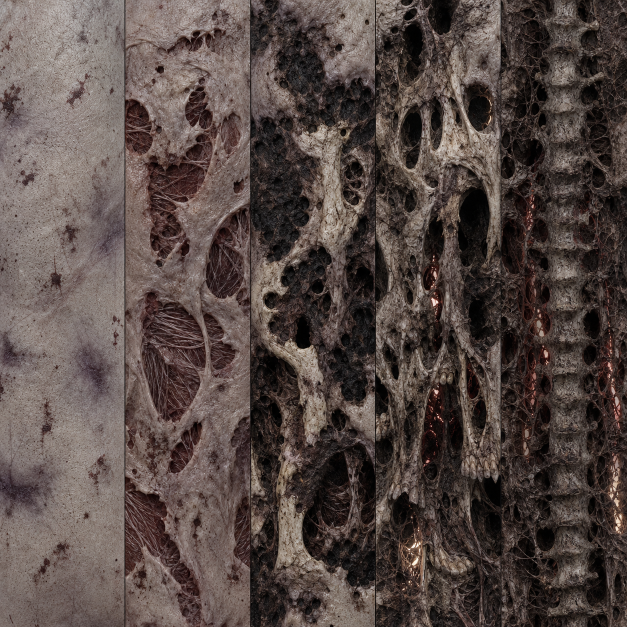
#> input picture docs/art/rework_body/rework_body_material_reference.png, 1254 x 1254 px (shown at 1/2 size)
$ python prepare_rework_body_art.py
#> lines starting #> are read from the running program, lines starting #| are printed output that depends on the picture
from __future__ import annotations

import math
import random
from pathlib import Path

from PIL import Image, ImageDraw, ImageEnhance, ImageFilter, ImageOps


ROOT = Path(__file__).resolve().parents[1]
REFERENCE = ROOT / "docs/art/rework_body/rework_body_material_reference.png"
OUTPUT = ROOT / "src/main/resources/assets/thefourthfrequency/textures/entity"
GUIDE = ROOT / "docs/art/rework_body/rework_body_uv_guide.png"
SIZE = 256

# ReworkBodyModel uses a 128x128 virtual canvas over a 256x256 resource.
# These rectangles are the doubled, physical-pixel envelopes of its UV islands.
UV_REGIONS = {
    "torso": (0, 0, 54, 48),
    "pelvis": (56, 0, 110, 28),
    "neck": (112, 0, 140, 30),
    "head": (140, 0, 190, 34),
    "jaw": (192, 0, 246, 22),
    "inner jaw": (192, 24, 246, 48),
    "face plates": (140, 40, 246, 66),
    "normal arms": (0, 64, 98, 110),
    "legs": (0, 112, 100, 166),
    "ribs": (128, 128, 198, 222),
    "spine": (198, 128, 252, 202),
    "back arms": (0, 168, 126, 254),
}

PROFILES = {
    1: dict(head_width=4.5, head_depth=4.2, head_height=6.2, jaw_height=2.02),
    2: dict(head_width=5.0, head_depth=4.5, head_height=6.2, jaw_height=2.24),
    3: dict(head_width=5.2, head_depth=4.8, head_height=6.2, jaw_height=2.46),
    4: dict(head_width=5.8, head_depth=5.2, head_height=7.0, jaw_height=2.68),
    5: dict(head_width=6.2, head_depth=5.6, head_height=7.8, jaw_height=2.90),
}

PALETTES = {
    1: ((24, 20, 22), (158, 154, 151), (216, 207, 191)),
    2: ((27, 17, 18), (143, 126, 124), (205, 186, 168)),
    3: ((18, 16, 17), (113, 100, 98), (191, 174, 147)),
    4: ((15, 12, 13), (106, 84, 79), (184, 164, 139)),
    5: ((12, 10, 11), (89, 70, 68), (172, 151, 125)),
}


def material_panel(reference: Image.Image, stage: int) -> Image.Image:
    left = round(reference.width * (stage - 1) / 5)
    right = round(reference.width * stage / 5)
    return reference.crop((left, 0, right, reference.height))


def crop_texture(panel: Image.Image, rng: random.Random, width: int, height: int) -> Image.Image:
    crop_width = rng.randint(max(40, panel.width // 3), panel.width)
    crop_height = rng.randint(max(80, panel.height // 7), max(81, panel.height // 2))
    left = rng.randint(0, max(0, panel.width - crop_width))
    top = rng.randint(0, max(0, panel.height - crop_height))
    patch = panel.crop((left, top, left + crop_width, top + crop_height))
    if rng.random() < 0.5:
        patch = ImageOps.mirror(patch)
    if rng.random() < 0.25:
        patch = ImageOps.flip(patch)
    return patch.resize((width, height), Image.Resampling.LANCZOS)


def material_atlas(panel: Image.Image, stage: int) -> Image.Image:
    rng = random.Random(4109 + stage * 997)
    quilt = Image.new("RGB", (SIZE, SIZE))
    tile = 64
    for y in range(0, SIZE, tile):
        for x in range(0, SIZE, tile):
            quilt.paste(crop_texture(panel, rng, tile, tile), (x, y))
    quilt = quilt.filter(ImageFilter.GaussianBlur(0.45))
    gray = ImageOps.grayscale(quilt)
    black, middle, white = PALETTES[stage]
    colored = ImageOps.colorize(gray, black=black, mid=middle, white=white,
                                 blackpoint=7, whitepoint=247, midpoint=122)
    colored = Image.blend(colored, quilt, 0.25 if stage < 3 else 0.18)
    colored = ImageEnhance.Contrast(colored).enhance(1.13)
    colored = ImageEnhance.Sharpness(colored).enhance(1.18)

    # Re-project a distinct source crop into every semantic UV group. This both
    # breaks recognisable source anatomy and keeps neighboring cube faces coherent.
    for index, rect in enumerate(UV_REGIONS.values()):
        x0, y0, x1, y1 = rect
        patch = crop_texture(panel, random.Random(9001 + stage * 131 + index * 17), x1 - x0, y1 - y0)
        patch_gray = ImageOps.grayscale(patch)
        patch = ImageOps.colorize(patch_gray, black=black, mid=middle, white=white,
                                  blackpoint=5, whitepoint=248, midpoint=125)
        colored.paste(Image.blend(colored.crop(rect), patch, 0.42), rect)
    return colored.convert("RGBA")


def jagged_line(draw: ImageDraw.ImageDraw, rng: random.Random, bounds: tuple[int, int, int, int],
                fill: tuple[int, int, int, int], width: int = 1, segments: int = 5) -> None:
    x0, y0, x1, y1 = bounds
    start_x = rng.randint(x0, max(x0, x1 - 1))
    start_y = rng.randint(y0, max(y0, y1 - 1))
    angle = rng.random() * math.tau
    length = max(4.0, min(x1 - x0, y1 - y0) * rng.uniform(0.45, 0.90))
    points = [(start_x, start_y)]
    for index in range(1, segments + 1):
        distance = length * index / segments
        px = start_x + math.cos(angle) * distance + rng.uniform(-2.0, 2.0)
        py = start_y + math.sin(angle) * distance + rng.uniform(-2.0, 2.0)
        points.append((max(x0, min(x1 - 1, int(px))), max(y0, min(y1 - 1, int(py)))))
    draw.line(points, fill=fill, width=width, joint="curve")


def decorate_region(base: Image.Image, stage: int, name: str,
                    rect: tuple[int, int, int, int], seed: int) -> None:
    rng = random.Random(seed)
    x0, y0, x1, y1 = rect
    width, height = x1 - x0, y1 - y0
    layer = Image.new("RGBA", (width, height), (0, 0, 0, 0))
    draw = ImageDraw.Draw(layer, "RGBA")

    # Cold bruising remains around all articulation islands, strongest early on.
    bruise_count = 2 + (1 if name in {"normal arms", "legs", "back arms"} else 0)
    for _ in range(bruise_count):
        radius_x = rng.randint(3, max(3, min(10, width // 3)))
        radius_y = rng.randint(2, max(2, min(7, height // 3)))
        cx, cy = rng.randrange(width), rng.randrange(height)
        draw.ellipse((cx - radius_x, cy - radius_y, cx + radius_x, cy + radius_y),
                     fill=(53, 32, 65, 28 + max(0, 4 - stage) * 5))

    # Dried blood and torn fascia increase monotonically with the form stage.
    for _ in range(stage + (2 if name in {"torso", "head", "jaw"} else 0)):
        jagged_line(draw, rng, (1, 1, max(2, width - 1), max(2, height - 1)),
                    (70 + stage * 5, 18, 16, 75 + stage * 9), width=1 + stage // 3)
        if stage >= 2:
            jagged_line(draw, rng, (1, 1, max(2, width - 1), max(2, height - 1)),
                        (116, 29, 26, 42 + stage * 8), width=1)

    if stage >= 3:
        for _ in range(stage - 1):
            radius_x = rng.randint(2, max(2, min(8, width // 4)))
            radius_y = rng.randint(2, max(2, min(6, height // 4)))
            cx, cy = rng.randrange(width), rng.randrange(height)
            draw.ellipse((cx - radius_x, cy - radius_y, cx + radius_x, cy + radius_y),
                         fill=(12, 11, 12, 105 + stage * 12))
        if name in {"ribs", "spine", "face plates", "back arms"}:
            for _ in range(stage - 2):
                cx, cy = rng.randrange(width), rng.randrange(height)
                draw.rounded_rectangle((cx - 2, cy - 5, cx + 2, cy + 5), radius=1,
                                       fill=(181, 163, 129, 125), outline=(72, 47, 38, 130))

    layer = layer.filter(ImageFilter.GaussianBlur(0.35))
    base.alpha_composite(layer, (x0, y0))


def face_coordinates(stage: int) -> dict[str, tuple[int, int, int, int]]:
    profile = PROFILES[stage]
    head_depth = profile["head_depth"]
    head_width = profile["head_width"]
    head_height = profile["head_height"]
    jaw_depth = head_depth * 0.82
    jaw_width = head_width
    jaw_height = profile["jaw_height"]
    return {
        "head_front": (
            round((70 + head_depth) * 2), round(head_depth * 2),
            round((70 + head_depth + head_width) * 2), round((head_depth + head_height) * 2),
        ),
        "jaw_front": (
            round((96 + jaw_depth) * 2), round(jaw_depth * 2),
            round((96 + jaw_depth + jaw_width) * 2), round((jaw_depth + jaw_height) * 2),
        ),
        "inner_front": (
            round((96 + head_depth * 0.55) * 2), round((12 + head_depth * 0.55) * 2),
            round((96 + head_depth * 0.55 + head_width * 0.72) * 2),
            round((12 + head_depth * 0.55 + max(1.2, jaw_height * 0.58)) * 2),
        ),
    }


def paint_face(base: Image.Image, stage: int) -> None:
    coords = face_coordinates(stage)
    draw = ImageDraw.Draw(base, "RGBA")
    x0, y0, x1, y1 = coords["head_front"]
    face_width = max(4, x1 - x0)
    face_height = max(6, y1 - y0)
    eye_y = y0 + max(2, face_height // 3)
    eye_rx = max(1, face_width // 8)
    eye_ry = max(1, face_height // 7)
    for eye_x in (x0 + face_width // 3, x0 + face_width * 2 // 3):
        draw.ellipse((eye_x - eye_rx, eye_y - eye_ry, eye_x + eye_rx, eye_y + eye_ry),
                     fill=(9, 8, 10, 225), outline=(61, 29, 38, 210))
    if stage >= 3:
        draw.line((x0 + face_width // 2, y0 + 1, x0 + face_width // 2 - stage % 2,
                   y1 - 1), fill=(31, 13, 14, 205), width=1 + stage // 4)

    jx0, jy0, jx1, jy1 = coords["jaw_front"]
    mouth_y = (jy0 + jy1) // 2
    draw.line((jx0 + 1, mouth_y, jx1 - 1, mouth_y + (stage % 2)),
              fill=(39, 7, 8, 235), width=max(1, stage // 2))
    tooth_count = 3 + stage
    for index in range(tooth_count):
        tooth_x = jx0 + 1 + index * max(1, (jx1 - jx0 - 2) // max(1, tooth_count - 1))
        draw.point((tooth_x, mouth_y), fill=(184, 166, 130, 225))
    if stage >= 4:
        ix0, iy0, ix1, iy1 = coords["inner_front"]
        draw.rectangle((ix0, iy0, ix1, iy1), fill=(28, 7, 8, 185))
        draw.line((ix0 + 1, (iy0 + iy1) // 2, ix1 - 1, (iy0 + iy1) // 2),
                  fill=(171, 152, 118, 185), width=1)


def create_emissive(stage: int) -> Image.Image:
    if stage not in (4, 5):
        raise ValueError("Only stages 4 and 5 have emissive masks")
    coords = face_coordinates(stage)
    core = Image.new("RGBA", (SIZE, SIZE), (0, 0, 0, 0))
    draw = ImageDraw.Draw(core, "RGBA")
    x0, y0, x1, y1 = coords["head_front"]
    width, height = x1 - x0, y1 - y0
    eye_y = y0 + max(2, height // 3)
    for eye_x in (x0 + width // 3, x0 + width * 2 // 3):
        draw.ellipse((eye_x - 1, eye_y - 1, eye_x + 1, eye_y + 1),
                     fill=(93, 17, 14, 82 if stage == 4 else 96))

    jx0, jy0, jx1, jy1 = coords["jaw_front"]
    mouth_y = (jy0 + jy1) // 2
    draw.line((jx0 + 1, mouth_y, (jx0 + jx1) // 2, mouth_y + 1, jx1 - 1, mouth_y),
              fill=(108, 25, 18, 100 if stage == 4 else 116), width=1)
    ix0, iy0, ix1, iy1 = coords["inner_front"]
    draw.line((ix0 + 1, (iy0 + iy1) // 2, ix1 - 1, (iy0 + iy1) // 2),
              fill=(143, 127, 95, 76 if stage == 4 else 92), width=1)

    if stage == 5:
        # Each short mark falls inside one of the exposed-spine cube UV islands.
        for index in range(9):
            sx = 202 + (index % 4) * 10
            sy = 132 + (index // 4) * 12
            draw.line((sx, sy, sx + 3, sy + 5), fill=(139, 124, 92, 78), width=1)
        # Sparse subcutaneous fissures on the torso front, never a solid glow area.
        draw.line((12, 14, 17, 20, 14, 27, 20, 35), fill=(92, 15, 12, 80), width=1)
        draw.line((29, 10, 25, 18, 31, 25), fill=(119, 27, 18, 62), width=1)

    halo = core.filter(ImageFilter.GaussianBlur(1.15))
    halo_alpha = halo.getchannel("A").point(lambda value: min(45, round(value * 0.38)))
    halo.putalpha(halo_alpha)
    return Image.alpha_composite(halo, core)


def merge_emissive_hint(base: Image.Image, emissive: Image.Image) -> Image.Image:
    hint = emissive.copy()
    hint_alpha = hint.getchannel("A").point(lambda value: round(value * 0.48))
    hint.putalpha(hint_alpha)
    return Image.alpha_composite(base, hint)


def create_uv_guide() -> None:
    image = Image.new("RGB", (SIZE, SIZE), (21, 22, 24))
    draw = ImageDraw.Draw(image)
    colors = [
        (119, 167, 188), (171, 124, 167), (147, 178, 118), (194, 139, 99),
        (195, 102, 104), (111, 157, 151), (177, 176, 104), (115, 129, 184),
        (150, 112, 95), (131, 159, 104), (185, 132, 89), (123, 104, 156),
    ]
    for (name, rect), color in zip(UV_REGIONS.items(), colors):
        draw.rectangle((rect[0], rect[1], rect[2] - 1, rect[3] - 1), outline=color, width=2)
        draw.text((rect[0] + 3, rect[1] + 3), name, fill=color)
    draw.text((136, 232), "128 virtual / 256 physical", fill=(210, 210, 206))
    image.save(GUIDE)


def main() -> None:
    if not REFERENCE.is_file():
        raise FileNotFoundError(f"Missing generated material reference: {REFERENCE}")
    OUTPUT.mkdir(parents=True, exist_ok=True)
    GUIDE.parent.mkdir(parents=True, exist_ok=True)
    reference = Image.open(REFERENCE).convert("RGB")
#> reference is the input picture: PIL image 1254x1254 RGB; mean R, G, B 85.7, 73.1, 69.2
    for stage in range(1, 6):
        panel = material_panel(reference, stage)
        texture = material_atlas(panel, stage)
        for index, (name, rect) in enumerate(UV_REGIONS.items()):
            decorate_region(texture, stage, name, rect, 17011 + stage * 571 + index * 43)
        paint_face(texture, stage)
        if stage >= 4:
            emissive = create_emissive(stage)
            texture = merge_emissive_hint(texture, emissive)
            emissive.save(OUTPUT / f"rework_body_stage_{stage}_emissive.png", optimize=True)
        # Base textures are intentionally fully opaque; transparency belongs only to emissive masks.
        texture.convert("RGB").save(OUTPUT / f"rework_body_stage_{stage}.png", optimize=True)
#> this loop made 5 passes
#> pass 1, in main, `panel = material_panel(reference, stage)`:
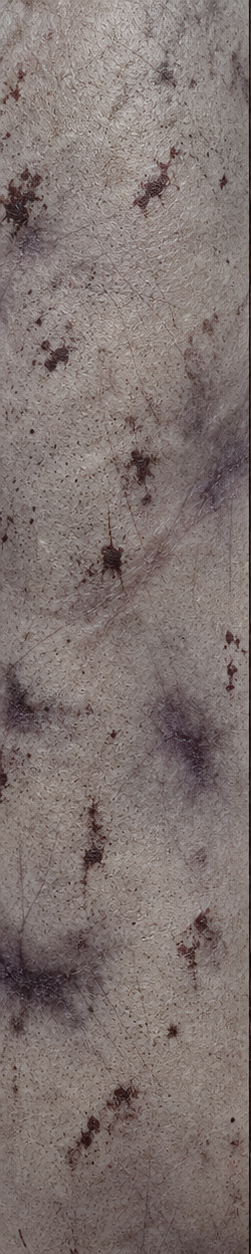
#> panel: PIL image 251x1254 RGB; mean R, G, B 128, 115.8, 112.3
#> pass 1, in crop_texture, `patch = panel.crop((left, top, left + crop_width, top + crop_height))`:
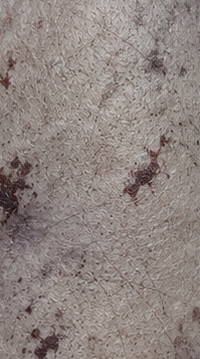
#> patch: PIL image 200x359 RGB; mean R, G, B 143.6, 132.5, 128.7
#> pass 1, in crop_texture, `patch = ImageOps.mirror(patch)`:
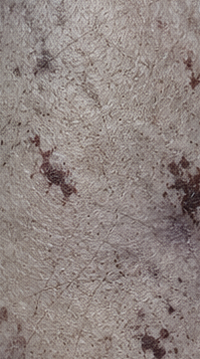
#> patch: PIL image 200x359 RGB; mean R, G, B 143.6, 132.5, 128.7
#> after the loop:
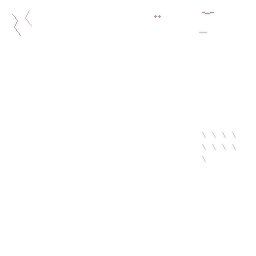
#> emissive: PIL image 256x256 RGBA; mean R, G, B, A 0.4, 0.2, 0.2, 0.2; transparent parts drawn white
#> after the loop:
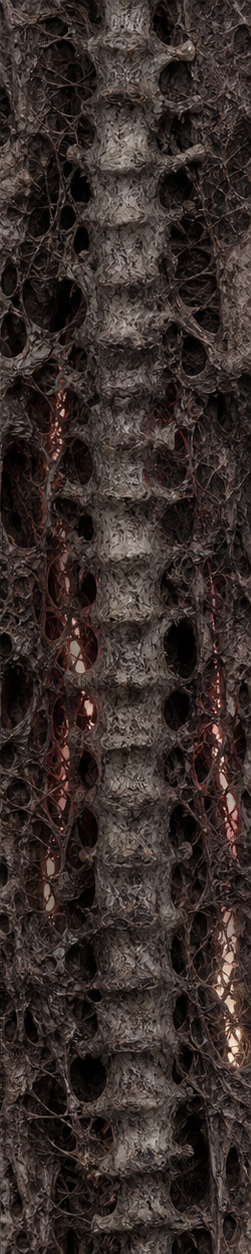
#> panel: PIL image 251x1254 RGB; mean R, G, B 56.3, 45.6, 41.9
#> after the loop:
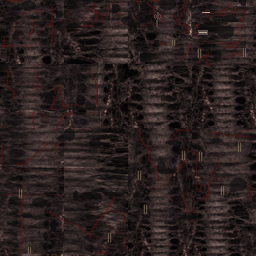
#> texture: PIL image 256x256 RGBA; mean R, G, B, A 42.6, 31.9, 31.1, 254.9; transparent parts drawn white
    create_uv_guide()
#> in create_uv_guide, `image.save(GUIDE)`:
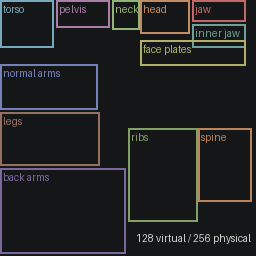
#> saved as rework_body_uv_guide.png: PIL image 256x256 RGB; mean R, G, B 33.9, 33.8, 35


if __name__ == "__main__":
    main()
